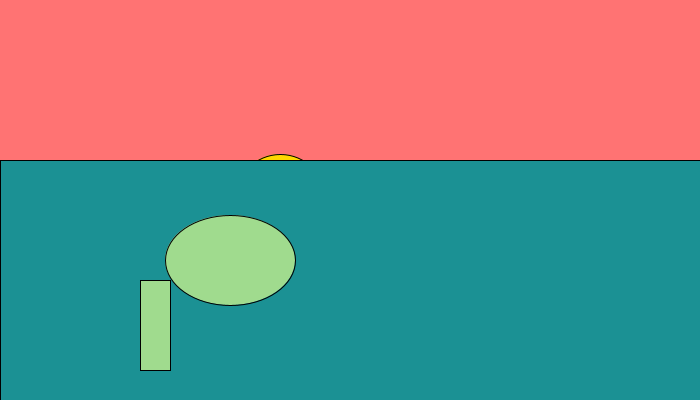
Frame 1 (no input)
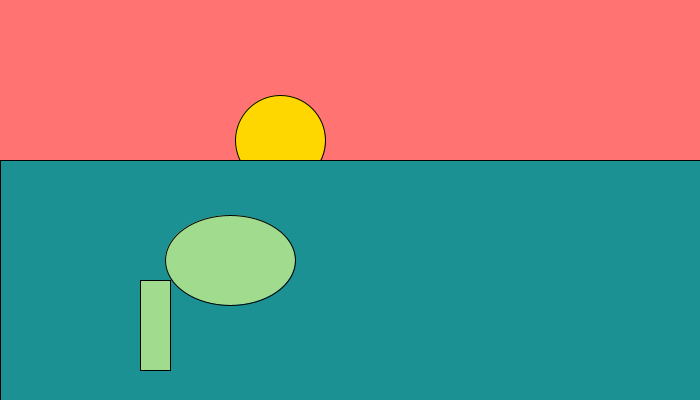
Frame 60 (the mouse pressed at the canvas centre just before this capture)
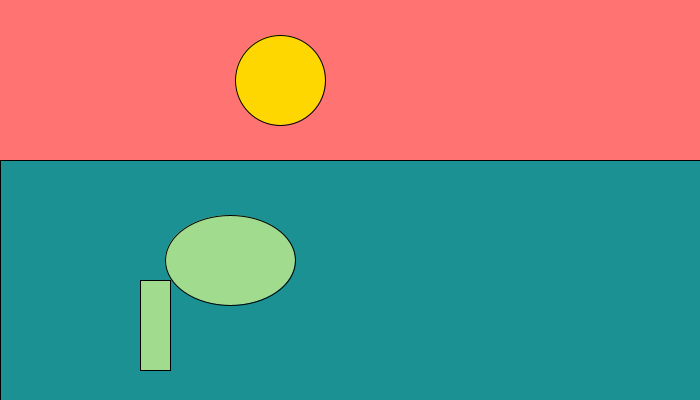
Frame 120 (the mouse held since frame 60 and released just before this capture)

The Processing sketch that drew these frames (run headless with seeded random() and noise(); from frame 60 on, the mouse is pressed at the canvas centre):

// Processing sketch: Landscape
// ── Landscape.pde
int y;
int ySpeed;
void setup() {
  size(700,400);
  y = 200;
  ySpeed = 1;
}

void draw() {
  // sun loop
  if (y > 70) {
    y -= ySpeed;
  }
  // sky
  background(#ff7373);
  // sun
  fill(#ffd700);
  ellipse(280, y, 90, 90);
  // water
  fill(#1b9194);
  rect(0, 160, 700, 400);
  // turtle
  fill(#a0db8e);
  ellipse(230, 260, 130, 90);
  rect(140, 280, 30, 90);
  // set x to a variable for the turtle
  // rotate rects
  // add clouds
  }
 
